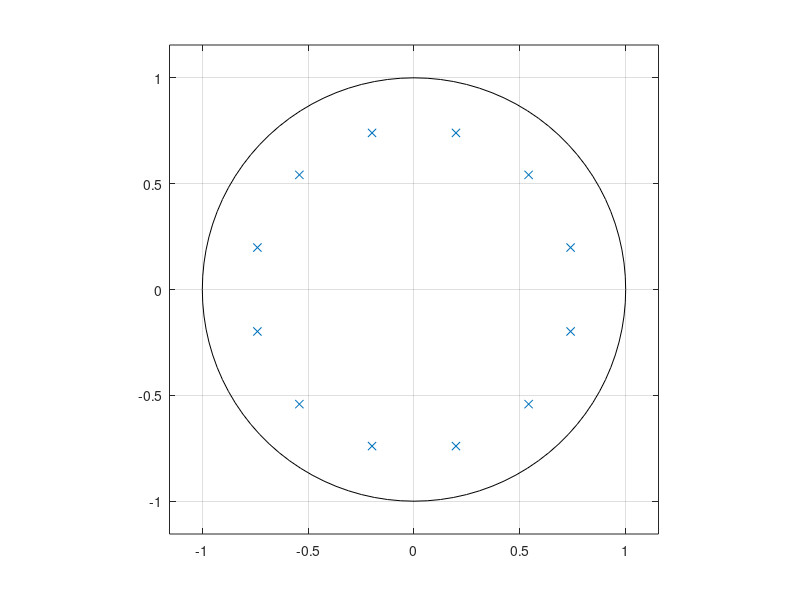
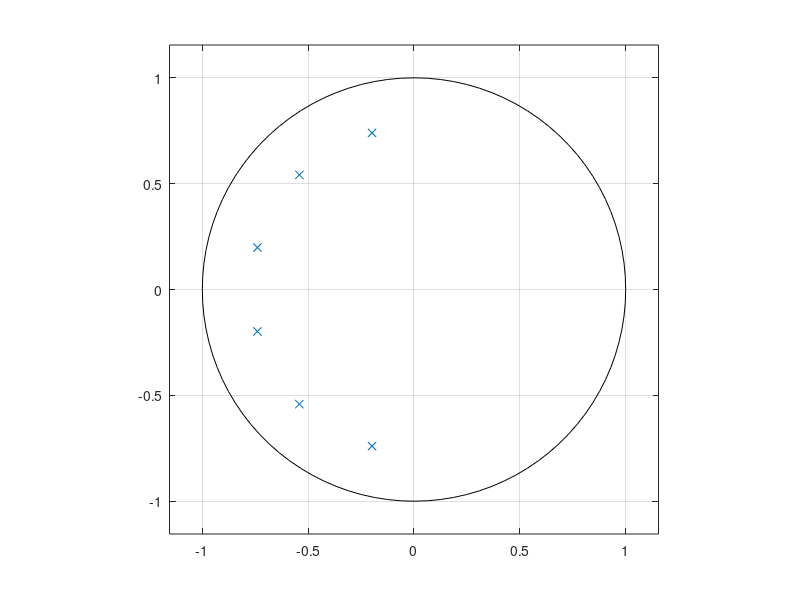
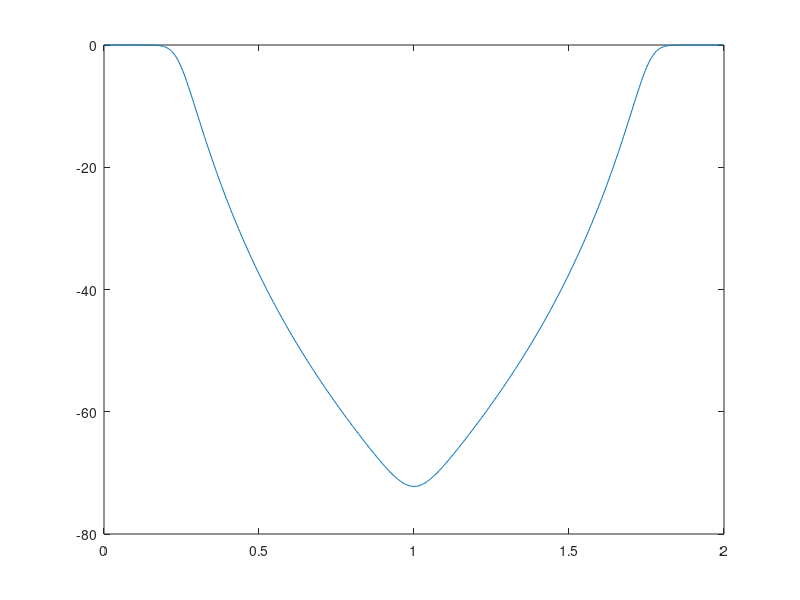

These figures' MATLAB source, in order: (Note: this script raises an error after producing the figures.)
%% Code For Bonus Assignment
% Registration Number D3200014
% Turkish ID = 
clear;
clc;

c1=6;
c2=5;
N = 2;


a1 = (0.89125)^2;
a2 = (0.1773)^2;

ourOmega = 2*tan(0.1*pi); 
ourOmega2 = 2*tan(0.15*pi);

OmegaC = (0.3+0.2)*pi/2;
tol = 10000;
while tol>1e-5
    b = 1/a1;
    c = b-1;
    d = log(c)/(2*N);
    OmegaCtemp = ourOmega/exp(d);
    b = 1/a2;
    c = b-1;
    N = log(c)/log(ourOmega2/OmegaCtemp)/2;
    tol = abs(OmegaC-OmegaCtemp);
    OmegaC = OmegaCtemp;
end
disp(ceil(N));
disp(OmegaC);

Nc=2*ceil(N);


%Finding Xc according to Number Of N
fun = @(x) a2-1/(1+((ourOmega2)/x)^Nc);  
x_true = fzero(fun,[0 1],optimset("Display","iter")); 

% finding poles of C(s)
a = 1;
b = (1/(x_true))^Nc;
VectorOfPolynomial = [b, zeros(1, Nc-1), a];
RootsOfPolynomial = roots(VectorOfPolynomial);

figure()
zplane([],RootsOfPolynomial)

RootsOfHalfZ=RootsOfPolynomial(real(RootsOfPolynomial)<0)
figure()
zplane([],RootsOfHalfZ)


K=RootsOfHalfZ(1)*RootsOfHalfZ(2)*RootsOfHalfZ(3)*RootsOfHalfZ(4)*RootsOfHalfZ(5)*RootsOfHalfZ(6)

b = K
a = poly(RootsOfHalfZ) 
[r, p, k] = residue(b,a)

poly([p(1) p(2)])
[num, den] = residue(r, exp(p), k)

[H,w]=freqz(num,den);
figure
plot(w/pi,20*log10(abs(H)));

syms s
syms z


Hs =b/expand((s-p(1))*(s-p(2)))*expand((s-p(3))*(s-p(4)))*expand((s-p(5))*(s-p(6)))
vpa(Hs,3)

s = 2*(1-z)/(1+z);

H1 = (s^2)
vpa(HS,3)

